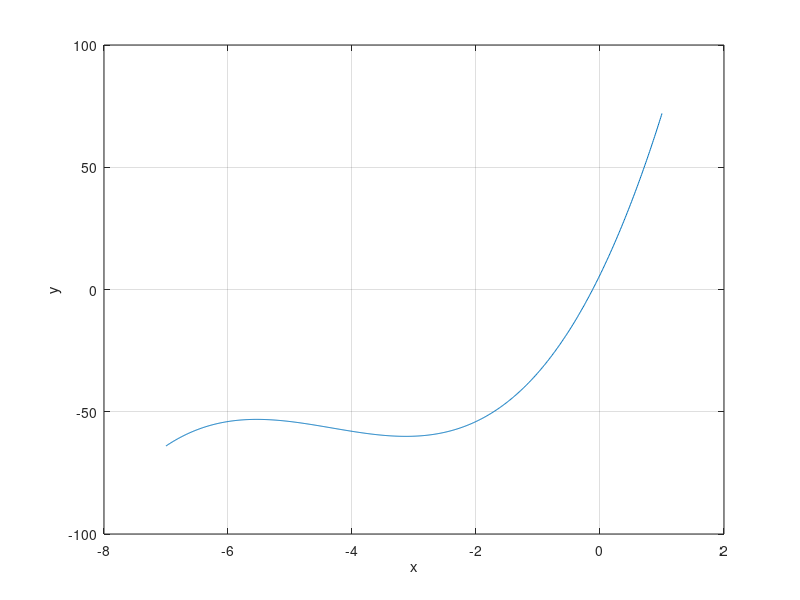

Source code (MATLAB):
% [실습] T2.5-5 다항식의 그래프 (W5, 2장 수치/셀/구조체 배열 (3))
% -7 <= x <= 1 에서 y = x^3 + 13x^2 + 52x + 6 의 그래프를 polyval로 그린다.

% 다항식 계수 (지수가 낮아지는 순서)
a = [1, 13, 52, 6];

% x 범위
x = -7:0.01:1;

% 각 x에서 다항식의 값 계산 (결과는 x와 같은 크기)
y = polyval(a, x);

% 그래프
plot(x, y), xlabel('x'), ylabel('y'), grid on
